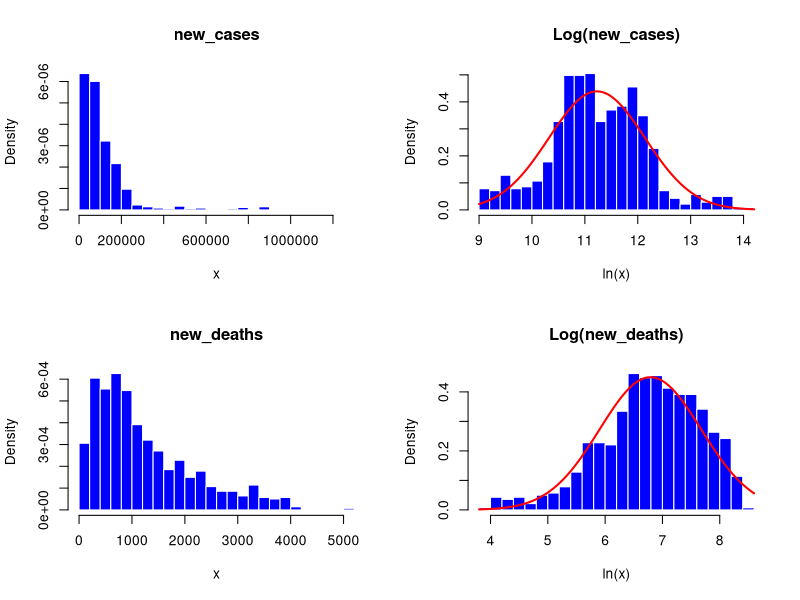
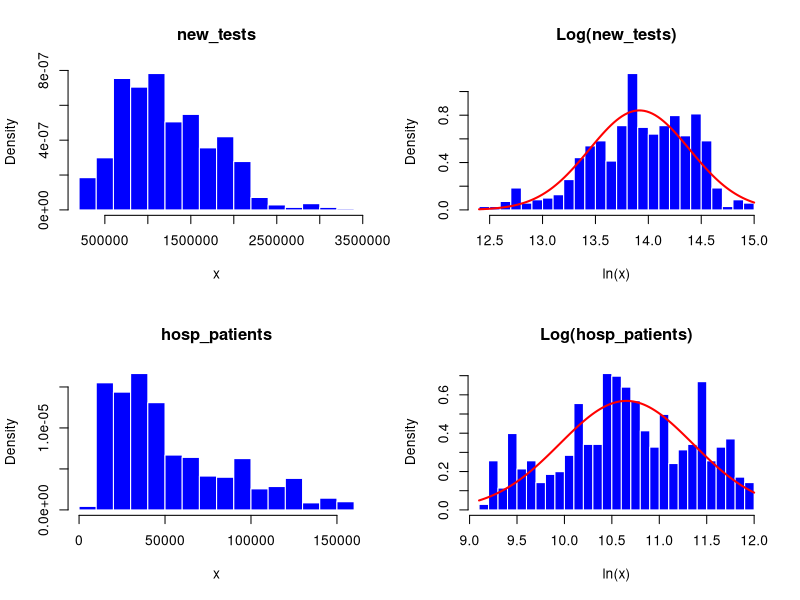
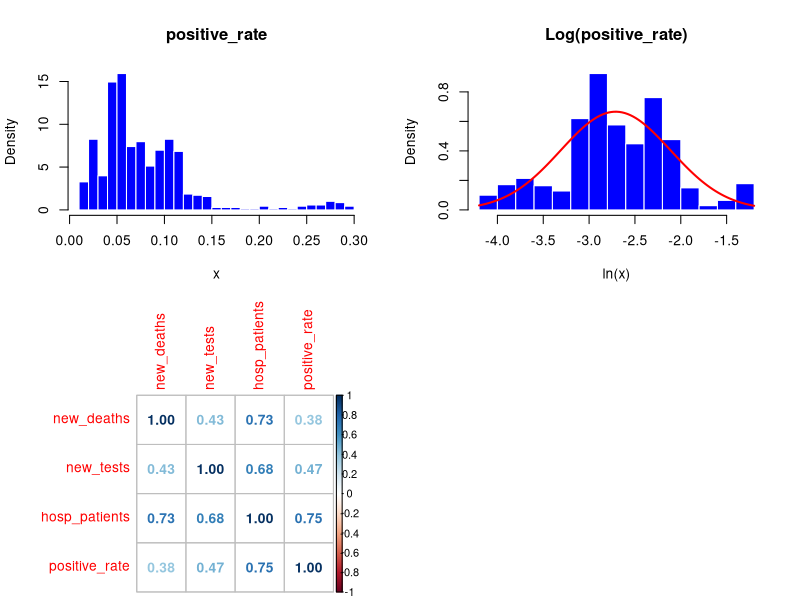
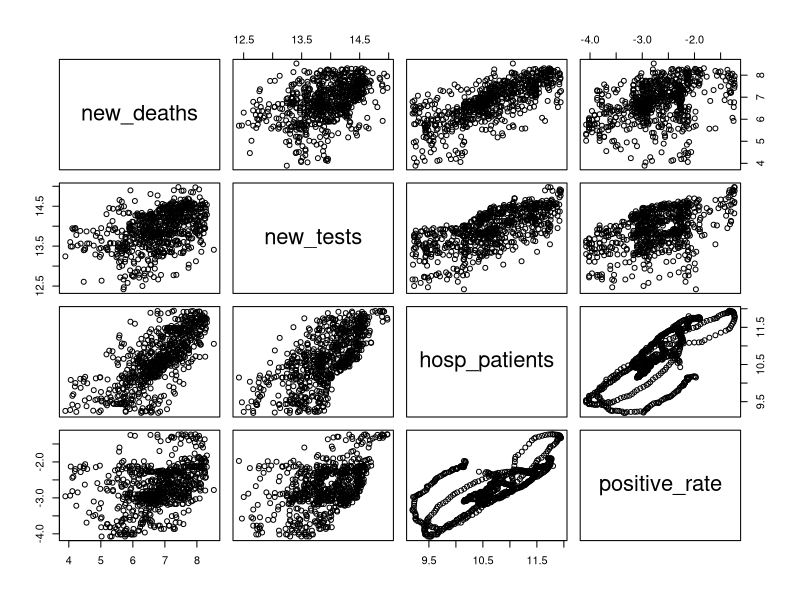
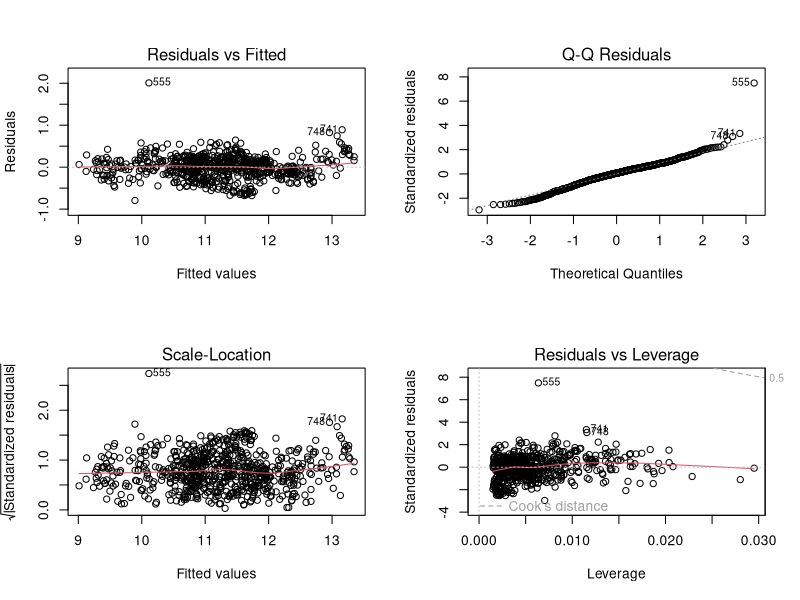

Write R code to recreate these figures, in order.
## ---- chunk 1
library(dplyr)
library(tidyr)
library(rmarkdown)
library(ggplot2)
library(car)
library(corrplot)

old_data <- read.csv("usa.csv")
paged_table(old_data) # thay thế cho print, in ra bảng đẹp hơn
## ---- chunk 2
new_data <- old_data %>% select(3:14)
paged_table(new_data)
## ---- chunk 3
main_data <- subset(new_data , select = c(new_cases, new_deaths , new_tests, hosp_patients , positive_rate))
## ---- chunk 4
main_data %>% sapply(function(col) sum(is.na(col)))    #Số dữ liệu bị khuyết theo cột
apply(main_data, 2, function(x)sum(is.na(x))/length(x))    #Tỉ lệ dữ liệu bị khuyết
## ---- chunk 5
main_data <- na.omit(main_data)
# main_data[is.na(main_data)] <- 0    #NA <- 0
paged_table(main_data)
## ---- chunk 6
stat_table<-apply(main_data[,c("new_cases", "new_deaths", "new_tests", "hosp_patients", "positive_rate")], 2,
function(x){c(mean(x), median(x), sd(x), min(x), max(x))})
rownames(stat_table)<-c("mean", "median", "sd", "min", "max")
paged_table(as.data.frame(stat_table))
## ---- chunk 7
par(mfrow = c(2, 2))
plot_hist_norm <- function(data, var) {
  # Calculate the variable to plot
  plot_var <- data[[var]]
  # Histogram of the variable
  # Normal curve overlay
  hist(plot_var, main = paste0(var), xlab = "x",
     col = "blue", border = "white", breaks = 20, freq = FALSE)
  hist(log(plot_var), main = paste0("Log(", var, ")"), xlab = "ln(x)",
     col = "blue", border = "white", breaks = 20, freq = FALSE)
  curve(dnorm(x, mean = mean(log(plot_var)), sd = sd(log(plot_var))), 
        col = "red", lwd = 2, add = TRUE) 
}
for (col_name in colnames(main_data)) {
  # Call plot_hist_norm on each column
  plot_hist_norm(main_data, col_name)
}
## ---- chunk 8
# Apply log data transformation to all variables
for (col_name in colnames(main_data)) {
  main_data[[col_name]] <- log(main_data[[col_name]])
}

stat_table<-apply(main_data[,c("new_cases", "new_deaths", "new_tests", "hosp_patients", "positive_rate")], 2,
function(x){c(mean(x), median(x), sd(x), min(x), max(x))})
rownames(stat_table)<-c("mean", "median", "sd", "min", "max")
paged_table(as.data.frame(stat_table))
## ---- chunk 9
corrplot(cor(main_data %>% select(-c("new_cases"))), method = "number")
contTab = select(main_data, -c("new_cases"))
pairs(contTab)
## ---- chunk 10
model <- lm(new_cases ~  new_deaths + new_tests + hosp_patients + positive_rate, 
            data = main_data)
modSum <- summary(model)
modSum
# In ra cac he so cua mo hinh
paged_table(as.data.frame(t(model$coefficients)))
## ---- chunk 11
vif(model)
## ---- chunk 12
new_model <- lm(new_cases ~ new_deaths + new_tests + positive_rate,
            data = main_data)
new_modSum <- summary(new_model)
new_modSum
# In ra cac he so cua mo hinh
paged_table(as.data.frame(t(new_model$coefficients)))
vif(new_model)
## ---- chunk 13
model <- new_model
modSum <- summary(model)
## ---- chunk 14
par(mfrow=c(2,2))
plot(model)
## ---- chunk 15
SSE <- (model$residuals ^ 2) %>% sum()
SSR <- ((model$fitted.values - mean(main_data$new_cases)) ^ 2) %>% sum()
SST <- ((main_data$new_cases - mean(main_data$new_cases)) ^ 2) %>% sum()
table <- data.frame(SSE, SSR, SST)
# Print the table
paged_table(table)
## ---- chunk 16
anova(model)
## ---- chunk 17
R2 <- SSR / SST
print(paste0("R^2 = ", R2))
## ---- chunk 18
R2_adjusted <- 1 - (nrow(main_data) - 1)/(nrow(main_data) - 5)*(1-R2) 
print(paste0("Adjusted R^2 = ", R2_adjusted))
## ---- chunk 19
error_sd <- sqrt(SSE / (nrow(main_data) - 5))
print(error_sd)
## ---- chunk 20
k <- 3
f <-((nrow(main_data) - k - 1)/k)*(R2 / (1 - R2)) 
print(paste0("F = ", f))
## ---- chunk 21
modSum$fstatistic
pf(modSum$fstatistic[1],modSum$fstatistic[2],modSum$fstatistic[3],lower.tail=FALSE)
## ---- chunk 22
p_values <- modSum$coefficients[,4]
p_values
## ---- chunk 23
confint(model, level = 0.95)
## ---- chunk 24
prediction <- data.frame(new_deaths=c(log(5000)), new_tests=c(log(20000)), positive_rate = c(log(0.2)))
predict(model, prediction , interval = 'confidence')
## ---- chunk 25
prediction_result <- predict(model, prediction, interval = 'confidence')
prediction_result[, 1:3] <- exp(prediction_result[, 1:3])
print(prediction_result)
